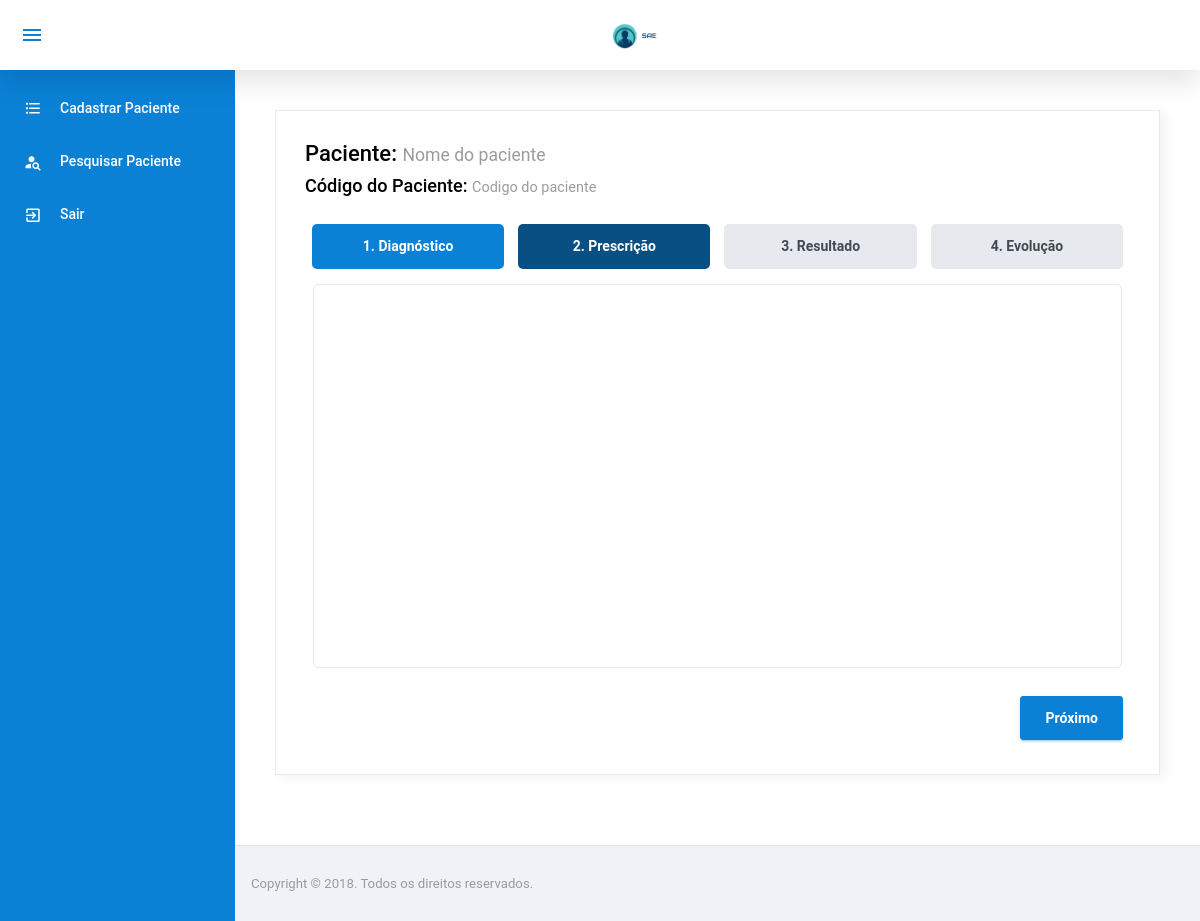
Before: /rotina/RotinaPrescricao.php?idQuestionario=22 (signed in) with the older database file.
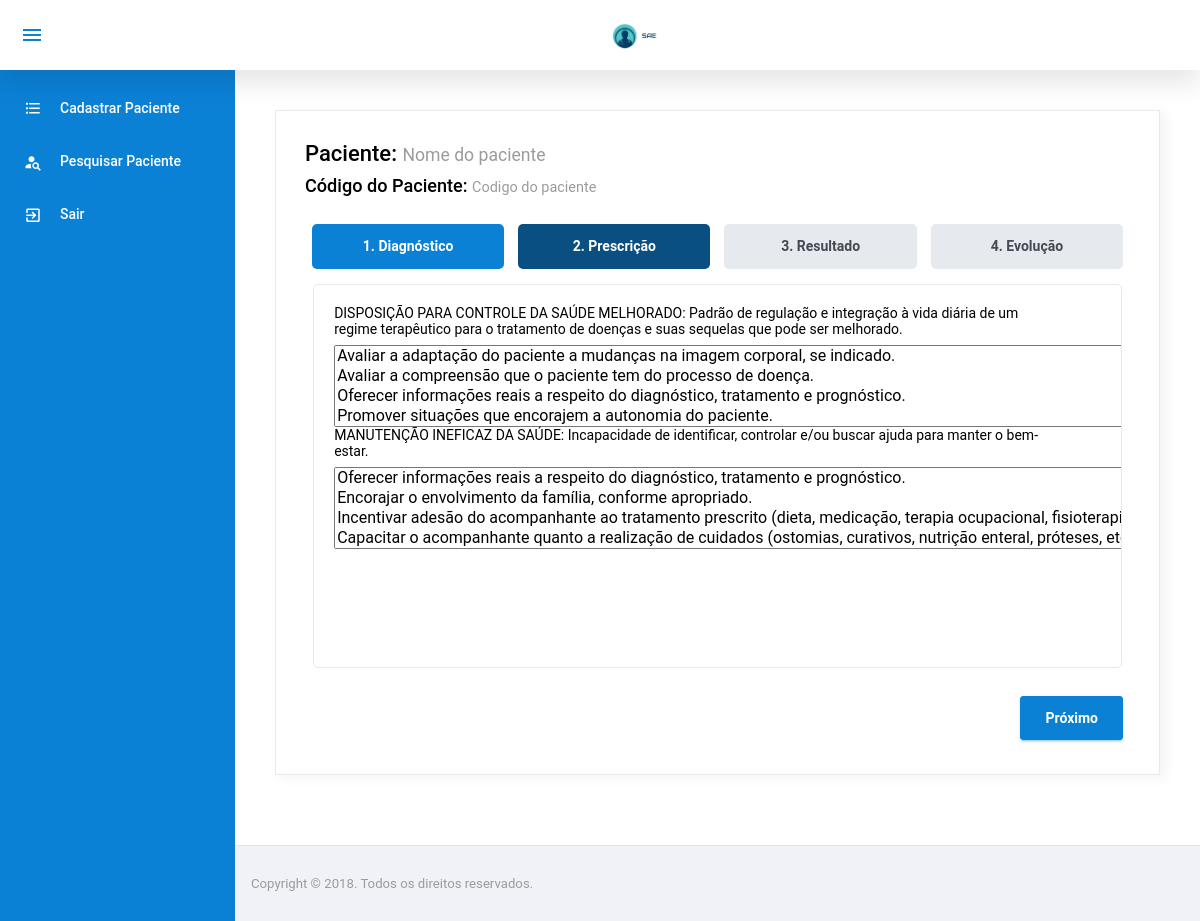
After: the same page with the newer database file.
### tables this page shows
CREATE TABLE `pacientediagnostico` (
  `IdDiagnostico` int(11) NOT NULL,
  `IdQuestionarioDiagPresc` int(11) NOT NULL
);

CREATE TABLE `diagnostico` (
  `IdDiagnostico` int(11) NOT NULL,
  `Descricao` varchar(300) NOT NULL,
  `IdUnidadeInternacao` tinyint(4) NOT NULL
);

### config/BD.php (called while the page is built, shortened)
<?php
	class BancoDados{
		public static function obterConexao(){
			if(isset($conexao) == false){
				$conexao = new PDO("mysql:dbname=u989534060_sae;host=localhost","root","",array(PDO::MYSQL_ATTR_INIT_COMMAND => "SET NAMES utf8"));
				$conexao->setAttribute(PDO::ATTR_ERRMODE, PDO::ERRMODE_EXCEPTION);
			}
			return $conexao;
		}
	}
?>

### model/PacienteDiagnosticoModel.php (called while the page is built, shortened)
<?php
	require_once $_SERVER["DOCUMENT_ROOT"] . "/sae/config/BD.php";
	class PacienteDiagnosticoModel{
		private $bd;
		 function __construct(){
		 	$this->bd = BancoDados::obterConexao();
		 }
         public function listarIdQuestionarioDiagPresc($idQuestionarioDiagPresc){
            $listarIdQuestionarioDiagPresc = $this->bd->prepare("SELECT * from pacienteDiagnostico where IdQuestionarioDiagPresc = :idQuestionarioDiagPresc");
            $listarIdQuestionarioDiagPresc->bindParam(":idQuestionarioDiagPresc", $idQuestionarioDiagPresc);
            $listarIdQuestionarioDiagPresc->execute();
            $res = $listarIdQuestionarioDiagPresc->fetchAll(PDO::FETCH_ASSOC);
            return $res;
         }
	}
?>

### model/DiagnosticoModel.php (called while the page is built, shortened)
<?php
	require_once $_SERVER["DOCUMENT_ROOT"] . "/sae/config/BD.php";
	class DiagnosticoModel{
		private $bd;
		 function __construct(){
		 	$this->bd = BancoDados::obterConexao();
		 }
		public function listarID($idDiagnostico){
            $listarUm = $this->bd->prepare("SELECT * from diagnostico where idDiagnostico = :idDiagnostico");
            $listarUm->bindParam(":idDiagnostico", $idDiagnostico, PDO::PARAM_INT);
            $listarUm->execute();
            $res = $listarUm->fetch(PDO::FETCH_ASSOC);
            return $res;
		 }
	}
?>

### model/PrescricaoDiagnosticoModel.php (called while the page is built, shortened)
<?php
	require_once $_SERVER["DOCUMENT_ROOT"] . "/sae/config/BD.php";
	class PrescricaoDiagnosticoModel{
		private $bd;
		 function __construct(){
		 	$this->bd = BancoDados::obterConexao();
		 }
		 public function listarPorIdDiagnostico($idDiagnostico){
			$listarPorIdDiagnostico = $this->bd->query("SELECT * from diagnosticoprescricao WHERE IdDiagnostico = " . $idDiagnostico);
			$res = $listarPorIdDiagnostico->fetchAll(PDO::FETCH_ASSOC);
			return $res;
		 }
	}
?>

### rotina/RotinaPrescricao.php (the view, shortened to what this page needs)
<!DOCTYPE html>
<html lang="pt-br">
<?php
    include $_SERVER["DOCUMENT_ROOT"] . "/sae/template/header.php";
    require_once $_SERVER["DOCUMENT_ROOT"]	. "/sae/model/PacienteDiagnosticoModel.php";
    require_once $_SERVER["DOCUMENT_ROOT"]	. "/sae/model/DiagnosticoModel.php";
    require_once $_SERVER["DOCUMENT_ROOT"]	. "/sae/model/PrescricaoDiagnosticoModel.php";
    $idQuestionario = $_GET["idQuestionario"];
    $pacienteDiagnosticoModel = new PacienteDiagnosticoModel();
    $diagnosticoModel = new DiagnosticoModel();
    $prescricaoModel = new PrescricaoModel();
    $prescricaoDiagnosticoModel = new PrescricaoDiagnosticoModel();
    $resQuestionarioDiagnosticos = $pacienteDiagnosticoModel->listarIdQuestionarioDiagPresc($idQuestionario);
?>
<body>
  <div class="container-scroller">
    <?php require '../template/menuENF.php'; ?>
      <div class="main-panel">
        <div class="content-wrapper">
            <div class="row">
                <div class="col-12 grid-margin">
                  <div class="card">
                    <div class="card-body">
                      <h4>Paciente: <small class="text-muted">Nome do paciente</small> </h4>
                      <h5>Código do Paciente: <small class="text-muted">Codigo do paciente</small> </h5>
                      <br>
                      <form id="form-rotina" method="POST" action="../controller/QuestionarioDiagnosticoController.php?acao=cadastrarPrescricao">
                        <div role="application" class="wizard clearfix" id="steps-uid-0"><div class="steps clearfix">
                            <ul role="tablist">
                                <li role="tab" class="first done" aria-disabled="false" aria-selected="true">
                                    <a id="steps-uid-0-t-0" aria-controls="steps-uid-0-p-0">
                                    <span class="number">1.</span> Diagnóstico</a>
                                </li>
                                <li role="tab" class="current" aria-disabled="false" aria-selected="false">
                                    <a id="steps-uid-0-t-1" aria-controls="steps-uid-0-p-1">
                                    <span class="number">2.</span> Prescrição</a>
                                </li>
                                <li role="tab" class="disabled" aria-disabled="true">
                                    <a id="steps-uid-0-t-2"  aria-controls="steps-uid-0-p-2">
                                    <span class="number">3.</span> Resultado</a>
                                </li>
                                <li role="tab" class="disabled last" aria-disabled="true">
                                    <a id="steps-uid-0-t-3"  aria-controls="steps-uid-0-p-3">
                                    <span class="number">4.</span> Evolução</a>
                                </li>
                            </ul>
                        </div>
                        <div class="content clearfix">
                          <section id="steps-uid-0-p-1" role="tabpanel" aria-labelledby="steps-uid-0-h-1" class="body current" style="left: 0px;" aria-hidden="false">
                          <?php
                                  foreach($resQuestionarioDiagnosticos as $diagnostico){
                          ?>
                          <?php
                                    $resDiagnostico = $diagnosticoModel->listarID($diagnostico["IdDiagnostico"]);
                                    ?>
                                    <p><?php echo $resDiagnostico['Descricao']?></p>
                                    <select multiple name="diagnostico<?php echo $diagnostico["IdDiagnostico"] ?>[]">
                                    <?php
                                    $resPrescricao = $prescricaoDiagnosticoModel->listarPorIdDiagnostico($resDiagnostico['IdDiagnostico']);
                                    foreach($resPrescricao as $prescricao){
                                      $resPrescricao = $prescricaoModel->listarID($prescricao["IdPrescricao"]);
                                    ?>
                                    <option value="<?php echo $prescricao['IdPrescricao']; ?>"><?php echo $resPrescricao["Descricao"];?></option>
                                    <?php } ?>
                                    </select>
                                  <?php } ?>
                          </section>
                        </div>
                        <div class="actions clearfix">
                            <ul role="menu" aria-label="Pagination">
                              <li aria-hidden="false" aria-disabled="false">
                                <button class="add btn btn-primary font-weight-bold" type="submit">Próximo</button>
                              </li>
                            </ul>
                          </div>
                        </div>
                      </form>
                    </div>
                  </div>
                </div>
              </div>
        </div>
        <?php require '../template/footer.php';?>
      </div>
    </div>
  </div>
</body>
</html>

### template/header.php (shortened to what this page needs)
<!DOCTYPE html>
<html lang="pt-br">
<head>
  <link rel="stylesheet" href="../css/iconfonts/mdi/font/css/materialdesignicons.min.css">
  <link rel="stylesheet" href="../css/vendor.bundle.base.css">
  <link rel="stylesheet" href="../css/vendor.bundle.addons.css">
  <link rel="stylesheet" href="http://www.urbanui.com/">
  <link rel="stylesheet" href="../css/style.css">
</head>

### template/menuENF.php (shortened to what this page needs)
<nav class="navbar col-lg-12 col-12 p-0 fixed-top d-flex flex-row">
      <div class="navbar-menu-wrapper d-flex align-items-stretch justify-content-between">
        <ul class="navbar-nav mr-lg-2 d-none d-lg-flex">
          <li class="nav-item nav-toggler-item">
            <button class="navbar-toggler align-self-center" type="button" data-toggle="minimize">
              <span class="mdi mdi-menu"></span>
            </button>
          </li>
        </ul>
        <div class="text-center navbar-brand-wrapper d-flex align-items-center justify-content-center">
          <a class="navbar-brand brand-logo" href="#"><img src="../images/logo.png" alt="logo"/></a>
        </div>
      </div>
    </nav>
    <div class="container-fluid page-body-wrapper">
      <nav class="sidebar sidebar-offcanvas" id="sidebar">
        <ul class="nav">
          <li class="nav-item">
            <a class="nav-link" href="../paciente/CadastrarPaciente.php">
              <i class="mdi mdi-format-list-bulleted menu-icon"></i>
              <span class="menu-title">Cadastrar Paciente</span>
            </a>
          </li>
          <li class="nav-item">
            <a class="nav-link" href="../paciente/PesquisarPaciente.php">
              <i class="mdi mdi-account-search menu-icon"></i>
              <span class="menu-title">Pesquisar Paciente</span>
            </a>
          </li>
          <li class="nav-item">
            <a class="nav-link" href="../template/header.php?acao=logout">
              <i class="mdi  mdi-exit-to-app menu-icon"></i>
              <span class="menu-title">Sair</span>
            </a>
          </li>
        </ul>
      </nav>

### template/footer.php
<footer class="footer">
    <div class="d-sm-flex justify-content-center justify-content-sm-between">
        <span class="text-muted text-center text-sm-left d-block d-sm-inline-block">Copyright © 2018. Todos os direitos reservados.</span>
    </div>
</footer>

Changed rows visible on the page:
added pacientediagnostico: IdDiagnostico.Descricao "DISPOSIÇÃO PARA CONTROLE DA SAÚDE MELHORADO: Padrão de regulação e integração à vida diária de um regime terapêutico para o tratamento de doenças e suas sequelas que pode ser melhorado.", IdDiagnostico "Avaliar a adaptação do paciente a mudanças na imagem corporal, se indicado. / Avaliar a compreensão que o paciente tem do processo de doença. / Oferecer informações reais a respeito do diagnóstico, tratamento e prognóstico. / Promover situações que encorajem a autonomia do paciente.", diagnosticoprescricao ($prescricao['IdPrescricao'] 19 (drawn)), diagnosticoprescricao ($prescricao['IdPrescricao'] 20 (drawn)), diagnosticoprescricao ($prescricao['IdPrescricao'] 21 (drawn)), diagnosticoprescricao ($prescricao['IdPrescricao'] 22 (drawn)), diagnosticoprescricao ($prescricao['IdPrescricao'] 23 (drawn))
added pacientediagnostico: IdDiagnostico.Descricao "MANUTENÇÃO INEFICAZ DA SAÚDE: Incapacidade de identificar, controlar e/ou buscar ajuda para manter o bem-estar.", IdDiagnostico "Oferecer informações reais a respeito do diagnóstico, tratamento e prognóstico. / Encorajar o envolvimento da família, conforme apropriado. / Incentivar adesão do acompanhante ao tratamento prescrito (dieta, medicação, terapia ocupacional, fisioterapia, etc.). / Capacitar o acompanhante quanto a realização de cuidados (ostomias, curativos, nutrição enteral, próteses, etc.).", diagnosticoprescricao ($prescricao['IdPrescricao'] 27 (drawn)), diagnosticoprescricao ($prescricao['IdPrescricao'] 28 (drawn)), diagnosticoprescricao ($prescricao['IdPrescricao'] 29 (drawn)), diagnosticoprescricao ($prescricao['IdPrescricao'] 30 (drawn)), diagnosticoprescricao ($prescricao['IdPrescricao'] 31 (drawn))
